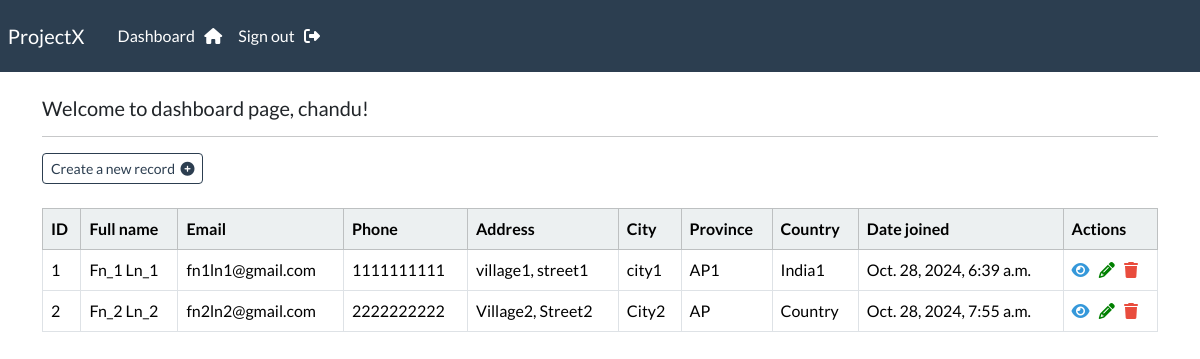
The page /dashboard (signed in) on the database its author committed.
### webapp/models.py (models this page shows, shortened)
class Record(models.Model):
    creation_date = models.DateTimeField(auto_now_add=True)
    first_name = models.CharField(max_length=100)
    last_name = models.CharField(max_length=100)
    email = models.CharField(max_length=255)
    phone = models.CharField(max_length=20)
    address = models.CharField(max_length=300)
    city = models.CharField(max_length=255)
    province = models.CharField(max_length=200)
    country = models.CharField(max_length=125)

### webapp/views.py (the view)
# urls.py: path('dashboard', views.dashboard, name="dashboard"),
@login_required(login_url="login")
def dashboard(request):
    my_records = Record.objects.all()
    context = {'records': my_records}
    return render(request, 'webapp/dashboard.html', context=context)

### webapp/templates/webapp/dashboard.html
{% extends 'webapp/base.html' %}
{% block content %}
    <h5> Welcome to dashboard page, {{user}}! </h5>
    <hr>
    <a class="btn btn-outline-primary btn-sm" href="{% url 'create-record' %}">
        Create a new record &nbsp;<i class="fa-solid fa-circle-plus"></i>
    </a>
    <br><br>
    <table class="table table-hover table-bordered">
        <thead class="table-light">
            <tr>
                <th scope="col"> ID </th>
                <th scope="col"> Full name </th>
                <th scope="col"> Email </th>
                <th scope="col"> Phone </th>
                <th scope="col"> Address </th>
                <th scope="col"> City </th>
                <th scope="col"> Province </th>
                <th scope="col"> Country </th>
                <th scope="col"> Date joined </th>
                <th scope="col"> Actions </th>
            </tr>
        </thead>
        <tbody>
            {% if records %}
                {% for record in records %}
                    <tr>
                        <td> {{record.id}} </td>
                        <td> {{record.first_name}} {{record.last_name}} </td>
                        <td> {{record.email}} </td>
                        <td> {{record.phone}} </td>
                        <td> {{record.address}} </td>
                        <td> {{record.city}} </td>
                        <td> {{record.province}} </td>
                        <td> {{record.country}} </td>
                        <td> {{record.creation_date}} </td>
                        <td>
                            <a style="color: #3598da;" title="View" href="{% url 'record' record.id %}"><i class="fa-solid fa-eye"></i></a>  &nbsp;
                            <a style="color: green;" title="Edit" href="{% url 'update-record' record.id %}"><i class="fa-solid fa-pencil"></i></a>  &nbsp;
                            <a style="color: #e94c3d;" title="Delete" href="{% url 'delete-record' record.id %}"><i class="fa-solid fa-trash"></i></a>
                        </td>
                    </tr>
                {% endfor %}
            {% endif %}
        </tbody>
    </table>
{% endblock %}

### webapp/templates/webapp/base.html (shortened to what this page needs)
{% load static %}
<!DOCTYPE html>
<html lang="en">
    <head>
        <link rel="stylesheet" type="text/css" href="https://bootswatch.com/5/flatly/bootstrap.min.css">
        <link rel="stylesheet" href="{% static 'css/styles.css' %}">
        <link href="{% static 'fontawesomefree/css/all.min.css' %}" rel="stylesheet" type="text/css">
    </head>
    <body>
         {% include 'webapp/navbar.html' %}
         <div class="container">
            <br>
            {% block content %}
            {% endblock %}
         </div>
    </body>
</html>

### webapp/templates/webapp/navbar.html (shortened to what this page needs)
<nav class="navbar navbar-expand-lg navbar-dark bg-primary justify-content-center">
    <a class="navbar-brand main-heading" href="{% url '' %}"> &nbsp; ProjectX </a>
      <div class="collapse navbar-collapse text-center" id="navbarNavDropdown">
        <ul class="navbar-nav mr-auto">
          {% if user.is_authenticated %}
            <li class="nav-item">
              <a class="nav-link" href="{% url 'dashboard' %}">
                Dashboard &nbsp; <i class="fa fa-home" aria-hidden="true"></i>
              </a>
            </li>
            <li class="nav-item">
              <a class="nav-link" href="{% url 'logout' %}">
                Sign out &nbsp; <i class="fa fa-sign-out" aria-hidden="true"></i>
              </a>
            </li>
          {% endif %}
        </ul>
      </div>
  </nav>

### rows shown on the page
Record: id "1", first_name "Fn_1", last_name "Ln_1", email "fn1ln1@gmail.com", phone "1111111111", address "village1, street1", city "city1", province "AP1", country "India1", creation_date "Oct. 28, 2024, 6:39 a.m."
Record: id "2", first_name "Fn_2", last_name "Ln_2", email "fn2ln2@gmail.com", phone "2222222222", address "Village2, Street2", city "City2", province "AP", country "Country", creation_date "Oct. 28, 2024, 7:55 a.m."

### other values the page prints
{{ user }} "chandu"
